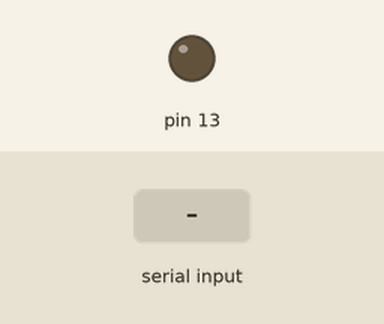
Simulated run of this sketch. Board: Arduino Uno, built with avr-gcc and run on an emulated ATmega328P. On the bench: output pins drawn as LEDs (lit = HIGH). The inputs (shaded band) are chosen by the test bench. What the sketch prints to the serial monitor is not drawn.

Above: at 1.2 s.
1.3 s: "on\n" received over Serial
At 2.1 s:
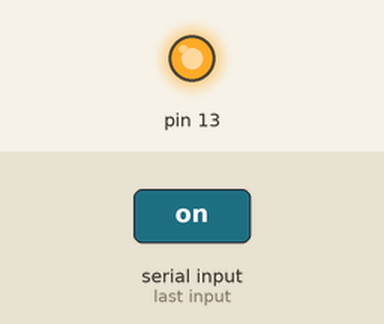
2.8 s: "off\n" received over Serial
At 3.3 s:
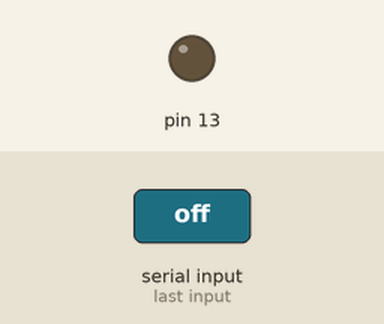
Timing chart, 0 to 5.8 s (numbered marks = the images above; inputs shaded):
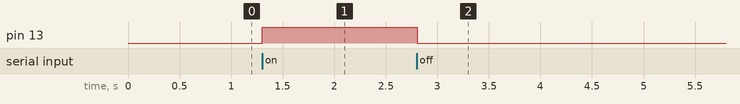

The sketch:

serial_led_blink.ino
```cpp
String str;
void setup() {
  pinMode(13,OUTPUT);
  digitalWrite(13,LOW);
  Serial.begin(9600);
}

void loop() {
  if(Serial.available() > 0)
  {
    str = Serial.readStringUntil('\n');
    if(str == "on")
    {
      digitalWrite(13,HIGH);
      Serial.write("LED ON");
    }
  }
  if(str == "off")
  {
    digitalWrite(13,LOW);
    Serial.write("LED OFF");
  }
}
```

Measured:
- after the input at 1.3 s, pin 13: LOW → HIGH at once
- after the input at 2.8 s, pin 13: HIGH → LOW at once
